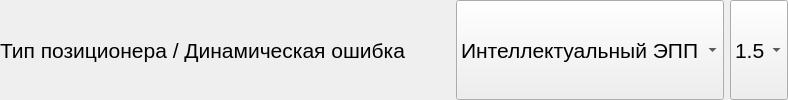
        <widget class="QWidget" name="widget_dinamicError_positionerType" native="true">
         <property name="sizePolicy">
          <sizepolicy hsizetype="Preferred" vsizetype="Preferred">
           <horstretch>0</horstretch>
           <verstretch>0</verstretch>
          </sizepolicy>
         </property>
         <property name="font">
          <font>
           <family>Segoe UI</family>
           <pointsize>16</pointsize>
          </font>
         </property>
         <layout class="QHBoxLayout" name="horizontalLayout_dinamicError_positionerType">
          <property name="spacing">
           <number>6</number>
          </property>
          <property name="leftMargin">
           <number>0</number>
          </property>
          <property name="topMargin">
           <number>0</number>
          </property>
          <property name="rightMargin">
           <number>0</number>
          </property>
          <property name="bottomMargin">
           <number>0</number>
          </property>
          <item>
           <widget class="QLabel" name="label_dinamicError_positionerType">
            <property name="sizePolicy">
             <sizepolicy hsizetype="Preferred" vsizetype="Preferred">
              <horstretch>0</horstretch>
              <verstretch>0</verstretch>
             </sizepolicy>
            </property>
            <property name="minimumSize">
             <size>
              <width>450</width>
              <height>0</height>
             </size>
            </property>
            <property name="maximumSize">
             <size>
              <width>400</width>
              <height>16777215</height>
             </size>
            </property>
            <property name="font">
             <font>
              <family>Segoe UI</family>
              <pointsize>16</pointsize>
             </font>
            </property>
            <property name="text">
             <string>Тип позиционера / Динамическая ошибка</string>
            </property>
           </widget>
          </item>
          <item>
           <widget class="QComboBox" name="comboBox_positionerType">
            <property name="sizePolicy">
             <sizepolicy hsizetype="Preferred" vsizetype="Preferred">
              <horstretch>0</horstretch>
              <verstretch>0</verstretch>
             </sizepolicy>
            </property>
            <property name="font">
             <font>
              <family>Segoe UI</family>
              <pointsize>16</pointsize>
             </font>
            </property>
            <item>
             <property name="text">
              <string>Интеллектуальный ЭПП</string>
             </property>
            </item>
            <item>
             <property name="text">
              <string>ЭПП</string>
             </property>
            </item>
            <item>
             <property name="text">
              <string>ПП</string>
             </property>
            </item>
            <item>
             <property name="text">
              <string>i/p преобразователь</string>
             </property>
            </item>
           </widget>
          </item>
          <item>
           <widget class="QComboBox" name="comboBox_dinamicError">
            <property name="sizePolicy">
             <sizepolicy hsizetype="Preferred" vsizetype="Preferred">
              <horstretch>0</horstretch>
              <verstretch>0</verstretch>
             </sizepolicy>
            </property>
            <property name="font">
             <font>
              <family>Segoe UI</family>
              <pointsize>16</pointsize>
             </font>
            </property>
            <item>
             <property name="text">
              <string>1.5</string>
             </property>
            </item>
            <item>
             <property name="text">
              <string>2.5</string>
             </property>
            </item>
           </widget>
          </item>
         </layout>
        </widget>
